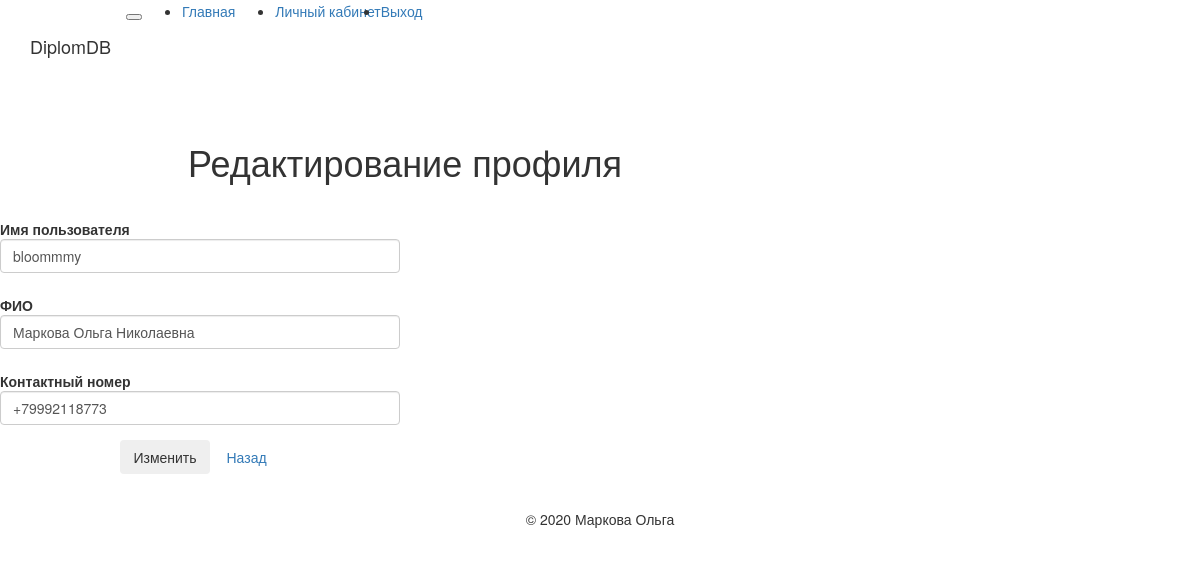
Screenshot of /edit_profile (signed in) with the database file from the repository.
### app/models.py (models this page shows, shortened)
class User(UserMixin, db.Model):
    id = db.Column(db.Integer, primary_key=True)
    username = db.Column(db.String(64), index=True, unique=True)
    FullName = db.Column(db.String, index=True, unique=True)
    email = db.Column(db.String(120), index=True, unique=True)
    password_hash = db.Column(db.String(128))
    Faculty = db.Column(db.Integer)
    Department = db.Column(db.Integer)
    Phone = db.Column(db.String(12))
    access = db.Column(db.String)
    forms = db.relationship('Form_all', cascade='save-update, all, delete', backref='author', lazy='dynamic')

### app/routes.py (the view)
@app.route('/edit_profile', methods=['GET', 'POST'])
@login_required
def edit_profile():
    form = EditProfileForm()
    if form.validate_on_submit():
        current_user.username = form.username.data
        u = User.query.filter(User.username == current_user.username).first()
        u.FullName = form.FullName.data
        u.Phone = form.Phone.data
        db.session.commit()
        flash('Изменения успешно сохранены')
        return redirect(url_for('PersonalArea', username=current_user.username))
    elif request.method == 'GET':
        u = User.query.filter(User.username == current_user.username).first()
        form.username.data = current_user.username
        form.FullName.data = u.FullName
        form.Phone.data = u.Phone
    return render_template('edit_profile.html', title='Edit Profile',
                           form=form)

### app/forms.py
class EditProfileForm(FlaskForm):
    username = StringField('Имя пользователя', validators=[DataRequired()])
    FullName = StringField('ФИО', validators=[DataRequired()])
    Phone = StringField('Контактный номер', validators=[DataRequired()])
    submit = SubmitField('Изменить')

### app/models.py (called while the page is built)
@login.user_loader
def load_user(id):
    return User.query.get(int(id))

### app/templates/edit_profile.html (shortened to what this page needs)
{% extends "base.html" %}
{% import 'bootstrap/wtf.html' as wtf %}
{% block app_content %}
    <div class="row justify-content-md-center">
      <div class="col-sm-8 text-center">
        <h1>Редактирование профиля</h1>
        <br>
      </div>
    </div>
    <form class="form form-horizontal" method="post" action="" role="form">
      <div class="form-group">
        <div class="row justify-content-md-center">
          <div class="col-sm-4">
            {{ wtf.form_field(form.username) }}
          </div>
        </div>
        <div class="row justify-content-md-center">
          <div class="col-sm-4">
            {{ wtf.form_field(form.FullName) }}
          </div>
        </div>
        <div class="row justify-content-md-center">
          <div class="col-sm-4">
            {{ wtf.form_field(form.Phone) }}
          </div>
        </div>
        <div class="row justify-content-md-center">
          <div class="col-sm-4 text-center">
            {{ wtf.form_field(form.submit, class="btn btn-dark") }}
            <a class="btn btn-dark" href="{{ url_for('PersonalArea', username=current_user.username) }}" role="button">Назад</a>
          </div>
        </div>
      </div>
      </form>
{% endblock %}

### rows the page displays
User: username "bloommmy", FullName "Маркова Ольга Николаевна", Phone "+79992118773"
